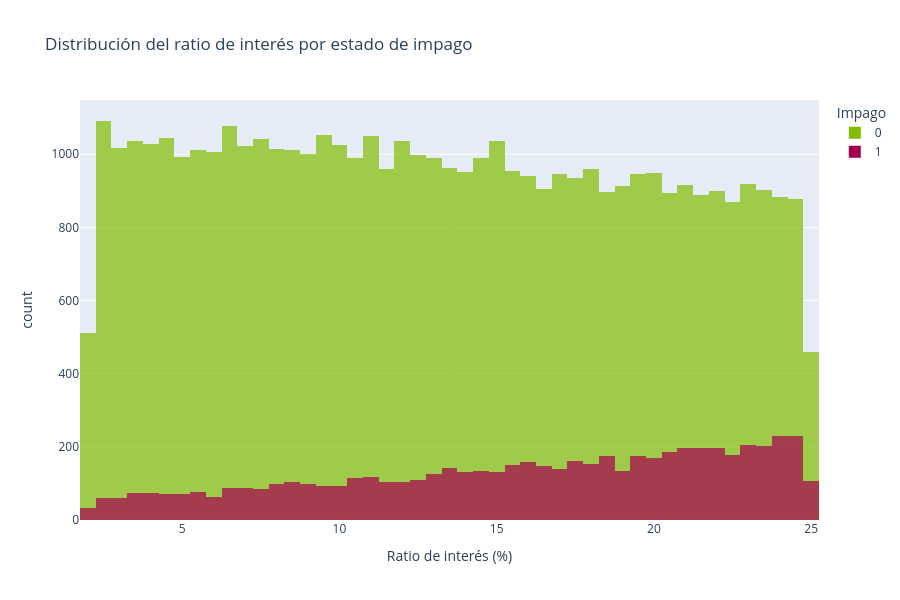

Notebook code cell kept with this figure:
### Code cell
#GRÁFICO 7: Distribución del ratio de interés por impago
fig8 = px.histogram(
    df,
    x='Ratio_Interes',
    color='Impago',
    color_discrete_map={0: '#84BD00', 1: '#A50050'},
    opacity=0.7,
    title='Distribución del ratio de interés por estado de impago',
    labels={
        'Ratio_Interes': 'Ratio de interés (%)',
        'count': 'Frecuencia'
    },
    barmode='overlay',
    nbins=50
)

fig8.update_layout(
    width=900,
    height=600,
    legend_title_text='Impago'
)
fig8.show()

### Figure 1 — Plotly figure (JSON) as saved in the notebook; plotly's stock layout.template omitted (floating-point values rounded to 4 significant figures; data arrays with more than 128 entries replaced by an {"elided": "..."} marker saying what was removed)
{"data": [{"bingroup": "x", "hovertemplate": "Impago=0<br>Ratio de interés (%)=%{x}<br>count=%{y}<extra></extra>", "legendgroup": "0", "marker": {"color": "#84BD00", "opacity": 0.7, "pattern": {"shape": ""}}, "name": "0", "nbinsx": 50, "orientation": "v", "showlegend": true, "type": "histogram", "x": {"elided": "44803 float values"}, "xaxis": "x", "yaxis": "y"}, {"bingroup": "x", "hovertemplate": "Impago=1<br>Ratio de interés (%)=%{x}<br>count=%{y}<extra></extra>", "legendgroup": "1", "marker": {"color": "#A50050", "opacity": 0.7, "pattern": {"shape": ""}}, "name": "1", "nbinsx": 50, "orientation": "v", "showlegend": true, "type": "histogram", "x": {"elided": "6041 float values"}, "xaxis": "x", "yaxis": "y"}], "layout": {"barmode": "overlay", "height": 600, "legend": {"title": {"text": "Impago"}, "tracegroupgap": 0}, "title": {"text": "Distribución del ratio de interés por estado de impago"}, "width": 900, "xaxis": {"anchor": "y", "domain": [0, 1], "title": {"text": "Ratio de interés (%)"}}, "yaxis": {"anchor": "x", "domain": [0, 1], "title": {"text": "count"}}}}
